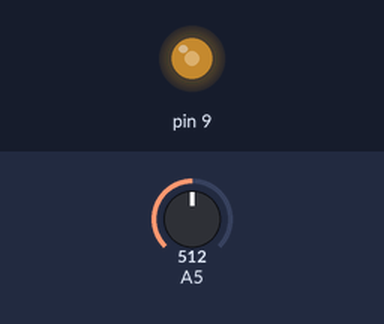
A sketch run on a simulated Arduino Uno, built with avr-gcc and run on an emulated ATmega328P. Parts: output pins drawn as LEDs (lit = HIGH). The test bench sets the inputs (shaded band); at power-on: A5 = 512.

Above: at 1.2 s.
1.3 s: A5 set to 716
At 1.9 s:
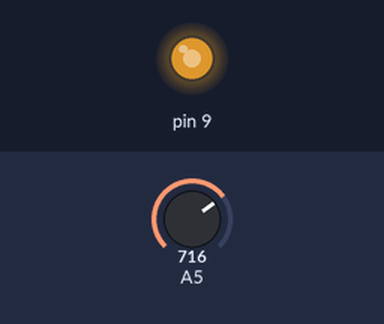
2.8 s: A5 set to 900
At 4.0 s:
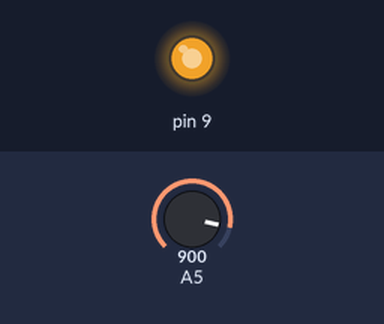
4.3 s: A5 set to 122
At 5.4 s:
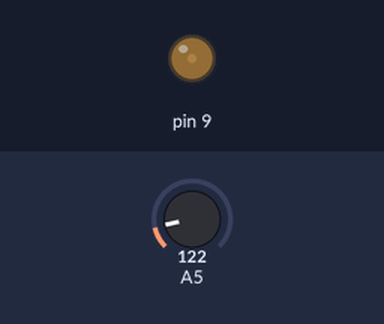
5.8 s: A5 set to 0
At 6.5 s:
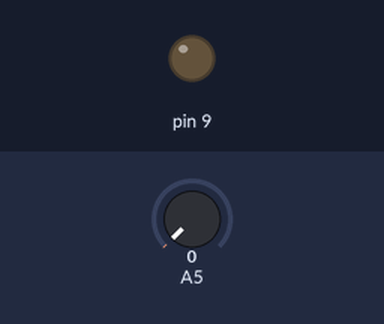
7.3 s: A5 set to 511
At 7.6 s:
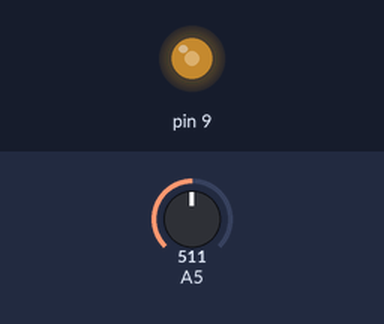
Timing chart, 0 to 9.8 s (numbered marks = the images above; inputs shaded):
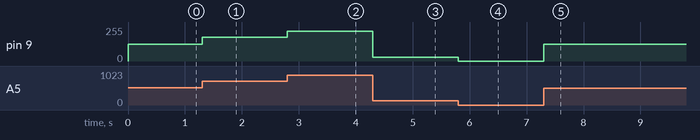

Measured:
- after the input at 1.3 s, pin 9: 127/255 → 178/255 at once
- after the input at 2.8 s, pin 9: 178/255 → 224/255 at once
- after the input at 4.3 s, pin 9: 224/255 → 30/255 at once
- after the input at 5.8 s, pin 9: 30/255 → 0/255 at once
- after the input at 7.3 s, pin 9: 0/255 → 127/255 at once

The sketch:

02-12-2022-bt1.ino
```cpp
void setup() {

  pinMode(9,OUTPUT);


}

void loop() {

  int resistor_var = analogRead(A5); // doc gia tri bien tro vao chan A5
  int outputValue = map(resistor_var, 0, 1023, 0, 255); // chuyen range (0->1023) thang range(0->255)
  analogWrite(9,outputValue); // xuat gia tri bien tro de dieu khien do sang cua led
}
//C:\Users\Admin\AppData\Local\Temp\arduino_build_882957\02-12-2022-bt1.ino.elf
```
